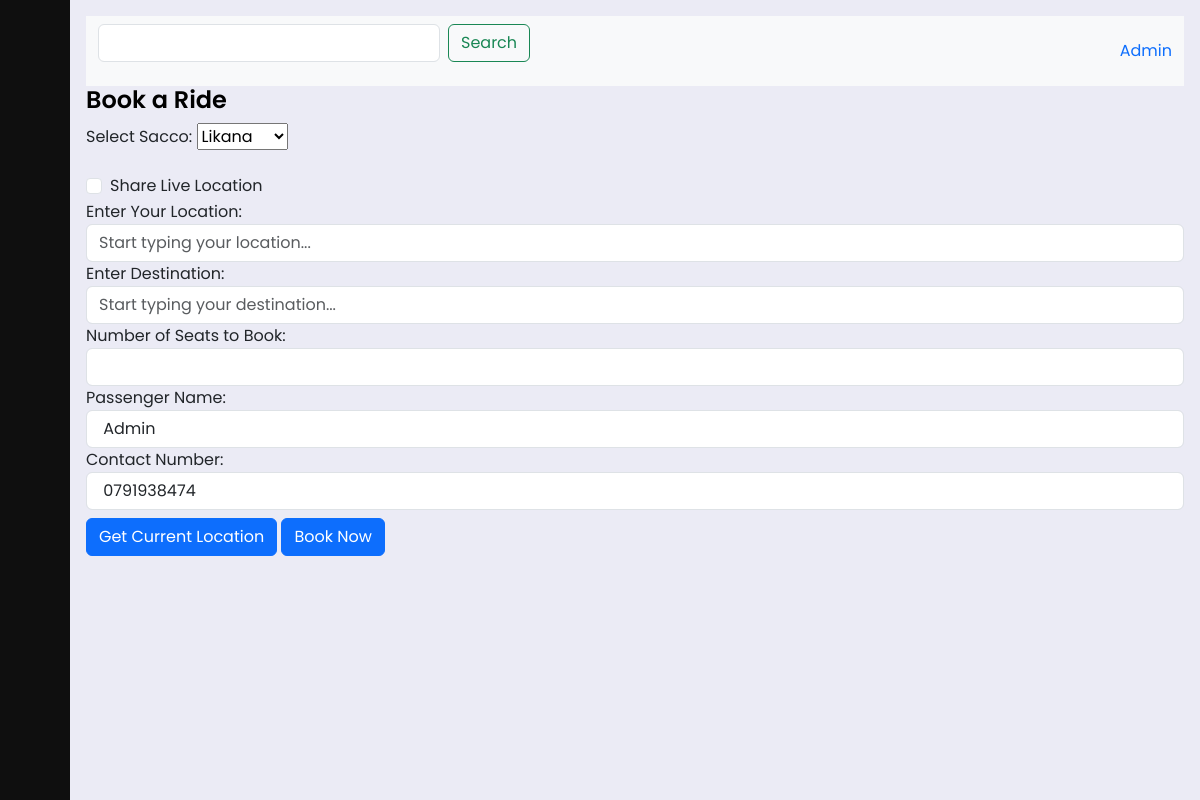
Screenshot of /Book_A_Ride.php (signed in) with the database file from the repository.
### tables this page shows
CREATE TABLE `users` (
  `User_ID` int(11) NOT NULL,
  `User_Name` varchar(255) NOT NULL,
  `User_Email` varchar(255) DEFAULT NULL,
  `User_Password_Hash` varchar(255) DEFAULT NULL,
  `User_Phone_Number` varchar(20) DEFAULT NULL,
  `User_Gender` varchar(10) DEFAULT NULL,
  `User_Role` varchar(20) DEFAULT 'user'
);

### Book_A_Ride.php (the view, shortened to what this page needs)
<?php
include 'conn.php';
$username = "";
$userNumber = "";
function getUserInfoIfLoggedIn($conn) {
    if (isset($_SESSION["loggedin"]) && $_SESSION["loggedin"] === true) {
        $userId = $_SESSION["User_ID"];
        $query = "SELECT * FROM users WHERE User_ID = '$userId'";
        $result = $conn->query($query);
        if ($result && $result->num_rows > 0) {
            $userInformation = $result->fetch_assoc();
            $username = $userInformation['User_Name'];
            $userNumber = $userInformation['User_Phone_Number'];
        } else {
            echo "User not found.";
        }
    } else {
      header("Location: user_login.php");
    }
}
getUserInfoIfLoggedIn($conn);
$query = "SELECT sacco_id, sacco_name FROM saccos";
$result = $conn->query($query);
?>
<htl lang="en">
  <head>
    <link href="https://cdn.jsdelivr.net/npm/bootstrap@5.3.0-alpha3/dist/css/bootstrap.min.css" rel="stylesheet">
    <link rel="stylesheet" href="https://cdn.lineicons.com/4.0/lineicons.css" />
    <link rel="stylesheet" href="style.css">
  </head>
  <body>
    <div class="wrapper">
        <aside id="sidebar">
            <div class="d-flex">
                <button class="toggle-btn" type="button">
                </button>
            </div>
            <ul class="sidebar-nav">
                <li class="sidebar-item">
                    <a href="Home.php" class="sidebar-link">
                    </a>
                </li>
                <li class="sidebar-item">
                    <a href="Book_A_Ride.php" class="sidebar-link">
                    </a>
                </li>
                <li class="sidebar-item">
                    <a href="#" class="sidebar-link collapsed has-dropdown" data-bs-toggle="collapse"
                        data-bs-target="#auth" aria-expanded="false" aria-controls="auth">
                    </a>
                </li>
                <li class="sidebar-item">
                    <a href="select_sacco_book.php" class="sidebar-link collapsed has-dropdown" data-bs-toggle="collapse"
                        data-bs-target="#multi" aria-expanded="false" aria-controls="multi">
                    </a>
                </li>
                <li class="sidebar-item">
                    <a href="select_sacco_book.php" class="sidebar-link">
                    </a>
                </li>
                <li class="sidebar-item">
                    <a href="rental_success.php" class="sidebar-link">
                    </a>
                </li>
            </ul>
            <div class="sidebar-footer">
                <a href="logout.php" class="sidebar-link">
                </a>
            </div>
        </aside>
    <div class="main p-3">
    <nav class="navbar bg-body-tertiary">
      <div class="container-fluid">
        <form class="d-flex" role="search">
          <input class="form-control me-2" type="search"  aria-label="Search">
          <button class="btn btn-outline-success" type="submit">Search</button>
        </form>
        <a class="user" href="#"> <i class="lni lni-user"></i>
          <span><?php echo $username; ?></span>
        </a>
      </div>
    </nav>
    <h1>Book a Ride</h1>
    <form method="post" action="<?php echo htmlspecialchars($_SERVER["PHP_SELF"]); ?>">
        <label for="sacco_id">Select Sacco:</label>
        <select name="sacco_id" id="sacco_id">
            <?php
            while ($row = $result->fetch_assoc()) {
                echo "<option value='" . $row['sacco_id'] . "'>" . $row['sacco_name'] . "</option>";
            }
            ?>
        </select>
        <br><br>
        <div class="form-group form-check">
            <input type="checkbox" class="form-check-input" id="shareLocation" name="shareLocation">
            <label class="form-check-label" for="shareLocation">Share Live Location</label>
        </div>
      <form action="" method="post">
      <div id="locationInputs">
      <div class="form-group">
      <label for="locationInput">Enter Your Location:</label>
      <input type="text" class="form-control" id="locationInput" name="locationInput" placeholder="Start typing your location...">
      </div>
      <div class="form-group">
      <label for="destinationInput">Enter Destination:</label>
      <input type="text" class="form-control" id="location-input" name="destinationInput" placeholder="Start typing your destination...">
      </div>
      </div>
      <div class="form-group">
      <label for="numSeats">Number of Seats to Book:</label>
      <input type="number" class="form-control" id="numSeats" name="numSeats" min="1" required>
      </div>
      <div class="form-group">
      <label for="passengerName">Passenger Name:</label>
      <input type="text" class="form-control" id="passengerName" name="passengerName" value=" <?php echo htmlspecialchars($username); ?>" required>
      </div>
      <div class="form-group">
      <label for="contactNumber">Contact Number:</label>
      <input type="tel" class="form-control" id="contactNumber" name="contactNumber" value=" <?php echo htmlspecialchars($userNumber); ?>" required>
      </div>
      <button type="button" class="btn btn-primary mt-2" id="getLocationBtn">Get Current Location</button>
      <button type="submit" class="btn btn-primary mt-2">Book Now</button>
    </form>
</div>
</body>
</html>

### style.css (style rules this page uses)
a { text-decoration: none; }
li { list-style: none; }
h1 { font-weight: 600; font-size: 1.5rem; }
body { font-family: 'Poppins', sans-serif; }
.wrapper { display: flex; }
.main { min-height: 100vh; width: 100%; overflow: hidden; transition: all 0.35s ease-in-out; background-color: #ebebf5; }
#sidebar { width: 70px; min-width: 70px; z-index: 1000; max-height: 100vh; overflow-y: none; transition: all .25s ease-in-out; background-color: #0f0f0f; display: flex; flex-direction: column; }
.toggle-btn { background-color: transparent; cursor: pointer; border: 0; padding: 1rem 1.5rem; }
.sidebar-nav { padding: 2rem 0; flex: 1 1 auto; }
a.sidebar-link { padding: .625rem 1.625rem; color: #FFF; display: block; font-size: 0.9rem; white-space: nowrap; border-left: 3px solid transparent; }
.sidebar-item { position: relative; }
h1 { color: #000000; }

### rows the page displays
users: User_Name "Admin", passengerName "Admin", contactNumber "0791938474"

### other values shown
form field sacco_id "Likana"
